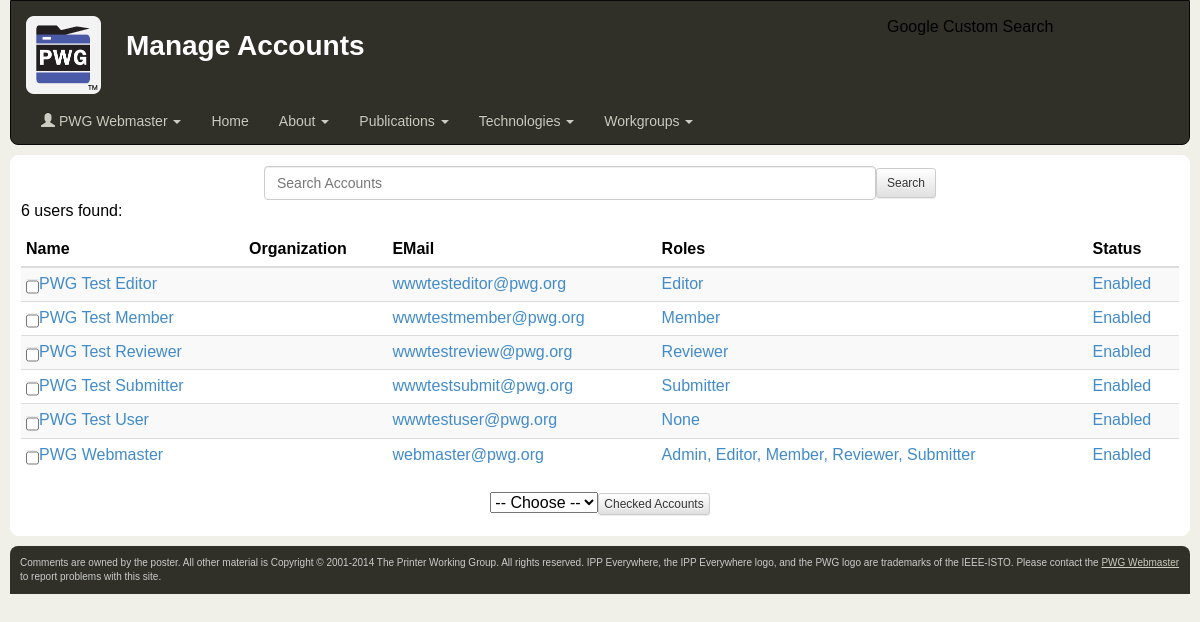
The app's page /accounts.php (signed in) with its own data.
### tables this page shows
CREATE TABLE user (
  id INTEGER PRIMARY KEY AUTO_INCREMENT, 
  status INTEGER DEFAULT 1,		 
  email VARCHAR(255) UNIQUE NOT NULL,	 
  name VARCHAR(255) NOT NULL,		 
  organization_id INTEGER NOT NULL,	 
  hash CHAR(128) NOT NULL,		 
  is_admin BOOLEAN DEFAULT FALSE,	 
  is_editor BOOLEAN DEFAULT FALSE,	 
  is_member BOOLEAN DEFAULT FALSE,	 
  is_reviewer BOOLEAN DEFAULT FALSE,	 
  is_submitter BOOLEAN DEFAULT FALSE,	 
  timezone VARCHAR(255) NOT NULL,	 
  itemsperpage INTEGER DEFAULT 10 NOT NULL,
					 
  create_date DATETIME NOT NULL,	 
  create_id INTEGER,			 
  modify_date DATETIME NOT NULL,	 
  modify_id INTEGER,			 

  INDEX(organization_id),
  INDEX(create_id),
  INDEX(modify_id)
);

### phplib/db.php (called while the page is built, shortened)
<?php
$DB_CONN = mysql_connect($DB_HOST, $DB_USER, $DB_PASSWORD);
function
db_count($result)
{
  if ($result)
    return (mysql_num_rows($result));
  else
    return (0);
}
function
db_next($result)
{
  if ($result)
    return (mysql_fetch_array($result));
  else
    return (NULL);
}
function
db_query($SQL_QUERY)
{
  global $DB_CONN, $DB_DEBUG;
  $result = mysql_query($SQL_QUERY, $DB_CONN);
  return ($result);
}
?>

### phplib/auth.php (called while the page is built, shortened)
<?
include_once "db.php";
include_once "db-user.php";
auth_current();
function
auth_current()
{
  global $_SERVER, $LOGIN_EMAIL, $LOGIN_ID, $LOGIN_IS_ADMIN, $LOGIN_IS_EDITOR,
         $LOGIN_IS_MEMBER, $LOGIN_IS_OFFICER, $LOGIN_IS_REVIEWER, $LOGIN_IS_SUBMITTER,
         $LOGIN_NAME, $LOGIN_PAGEMAX, $LOGIN_TIMEZONE, $SITE_SECRET;
  $cookie = explode(':', $_COOKIE["PWGSID"]);
  $id = (int)$cookie[0];
  $result = db_query("SELECT * FROM user WHERE id=$id AND status=2");
  if (db_count($result) == 1 && ($row = db_next($result)))
  {
    $sid = hash("sha256", "$_SERVER[REMOTE_ADDR]:$cookie[0]:$cookie[1]:"
			 ."$SITE_SECRET:$row[hash]:"
			 ."$_SERVER[HTTP_USER_AGENT]");
    if ($cookie[2] == $sid)
    {
      $LOGIN_IS_ADMIN     = $row["is_admin"];
      $LOGIN_NAME         = $row["name"];
      $LOGIN_PAGEMAX      = $row["itemsperpage"];
      return ($cookie[0]);
    }
  }
  return ("");
}
?>

### phplib/db-organization.php (called while the page is built, shortened)
<?php
include_once "site.php";
?>

### phplib/db-user.php (called while the page is built, shortened)
<?php
include_once "db-organization.php";
include_once "site.php";
$USER_STATUSES = array(
  USER_STATUS_BANNED => "Banned",
  USER_STATUS_PENDING => "Pending",
  USER_STATUS_ENABLED => "Enabled",
  USER_STATUS_DELETED => "Deleted"
);
class user
{
  function
  user($id = 0)
  {
    if ($id> 0)
      $this->load($id);
    else
      $this->clear();
  }
  function
  load($id)
  {
    $result = db_query("SELECT * FROM user WHERE id = $id");
    $row = db_next($result);
    $this->id              = $row["id"];
    $this->status          = $row["status"];
    $this->email           = $row["email"];
    $this->name            = $row["name"];
    $this->hash            = $row["hash"];
    $this->is_admin        = $row["is_admin"];
    $this->is_editor       = $row["is_editor"];
    $this->is_member       = $row["is_member"];
    $this->is_reviewer     = $row["is_reviewer"];
    $this->is_submitter    = $row["is_submitter"];
    $this->timezone        = $row["timezone"];
    $this->itemsperpage    = $row["itemsperpage"];
    return ($this->validate());
  }
  function
  validate()
  {
    $valid = TRUE;
    return ($valid);
  }
}
function
user_search($search = "",
            $organization_id = 0,
            $order = "")
{
  if ($search != "")
  {
    $words = html_search_words($search);
    $query  = " WHERE (";
    $prefix = "";
    $next   = " OR";
    $logic  = "";
    reset($words);
    foreach ($words as $word)
    {
      if ($word == "or")
      {
	$next = ' OR';
	if ($prefix != '')
	  $prefix = ' OR';
      }
      else if ($word == "and")
      {
	$next = ' AND';
	if ($prefix != '')
	  $prefix = ' AND';
      }
      else if ($word == "not")
	$logic = ' NOT';
      else
      {
	$query .= "$prefix$logic (";
	$subpre = "";
	if (preg_match("/^[0-9]+\$/", $word))
	{
	  $query .= "${subpre}id = $word";
	  $subpre = " OR ";
	}
	$query .= "${subpre}name LIKE \"%$word%\"";
	$subpre = " OR ";
	$query .= "${subpre}email LIKE \"%$word%\"";
	$query .= ")";
	$prefix = $next;
	$logic  = '';
      }
    }
    $query .= ")";
  }
  else
    $query = "";
  if ($order != "")
  {
    $fields = explode(" ", $order);
    $prefix = " ORDER BY ";
    foreach ($fields as $field)
    {
      if ($field[0] == '+')
	$query .= "${prefix}" . substr($field, 1);
      else if ($field[0] == '-')
	$query .= "${prefix}" . substr($field, 1) . " DESC";
      else
	$query .= "${prefix}$field";
      $prefix = ", ";
    }
  }
  $result  = db_query("SELECT id FROM user$query");
  $matches = array();
  while ($row = db_next($result))
    $matches[sizeof($matches)] = $row["id"];
  return ($matches);
}
?>

### phplib/validate.php (called while the page is built, shortened)
<?php
function
validate_email($email)
{
  return (preg_match("/^[a-zA-Z0-9_\\.+-]+@[a-zA-Z0-9\\.-]+\\.[a-zA-Z]{2,}\$/",
                $email) ||
          preg_match("/^[^<]*<[a-zA-Z0-9_\\.+-]+@[a-zA-Z0-9\\.-]+\\."
                    ."[a-zA-Z]{2,}>\$/", $email));
}
?>

### accounts.php (the view, shortened to what this page needs)
<?php
include_once "phplib/db-user.php";
function
accounts_header($title, $id = 0)
{
  if ($id)
    site_header($title, user_name($id));
  else
    site_header($title);
}
function
accounts_footer()
{
  site_footer();
}
$search = "";
$index  = 0;
if ($argc)
{
  $op = $argv[0][0];
  $id = (int)substr($argv[0], 1);
  if ($op != 'B' && $op != 'L' && $op != 'U' && $op != 'X')
  {
    site_header("Manage Accounts");
    print("<p>Bad command '$op'.</p>\n");
    accounts_footer();
    exit();
  }
  if ($op == 'U' && $id)
  {
    $user = new user($id);
    if ($user->id != $id)
    {
      site_header("Manage Accounts");
      print("<p>Account #$id does not exist.</p>\n");
      accounts_footer();
      exit();
    }
  }
  for ($i = 1; $i < $argc; $i ++)
  {
    $option = substr($argv[$i], 1);
    switch ($argv[$i][0])
    {
      case 'I' :
          $index = (int)$option;
	  if ($index < 0)
	    $index = 0;
	  break;
      case 'Q' :
          $search = urldecode($option);
	  $i ++;
	  while ($i < $argc)
	  {
	    $search .= urldecode(" $argv[$i]");
	    $i ++;
	  }
	  break;
      default :
	  site_header("Manage Accounts");
	  print("<p>Bad option '$argv[$i]'.</p>\n");
	  accounts_footer();
	  exit();
	  break;
    }
  }
}
else
{
  $op = 'L';
}
$options = "+I$index+Q" . urlencode($search);
switch ($op)
{
  case 'L' :
      accounts_header("Manage Accounts");
      $matches = user_search($search, 0, "name");
      $count   = sizeof($matches);
      $start = $index + 1;
      $end   = $index + $LOGIN_PAGEMAX;
      if ($end > $count)
	$end = $count;
      if ($count == 1)
	print("<p>1 user found:</p>\n");
      else if ($count <= $LOGIN_PAGEMAX)
	print("<p>$count users found:</p>\n");
      else
	print("<p>$count users found, showing $start to $end:</p>\n");
      for ($i = $start - 1; $i < $end; $i ++)
      {
	$user = new user($matches[$i]);
	$name   = htmlspecialchars($user->name, ENT_QUOTES);
	$org    = htmlspecialchars(organization_name($user->organization_id), ENT_QUOTES);
	$email  = htmlspecialchars($user->email, ENT_QUOTES);
	$roles = "";
	if ($user->is_admin)
	  $roles .= ", Admin";
	if ($user->is_editor)
	  $roles .= ", Editor";
	if ($user->is_member)
	  $roles .= ", Member";
	if ($user->is_reviewer)
	  $roles .= ", Reviewer";
	if ($user->is_submitter)
	  $roles .= ", Submitter";
	if ($roles == "")
	  $roles = "None";
	else
	  $roles = substr($roles, 2);
	$status = $USER_STATUSES[$user->status];
	print("<tr><td nowrap>");
	print("<a href=\"$PHP_SELF?U$user->id$options\">$name</a></td>"
	     ."<td><a href=\"$PHP_SELF?U$user->id$options\">$org</a></td>"
	     ."<td><a href=\"$PHP_SELF?U$user->id$options\">$email</a></td>"
	     ."<td><a href=\"$PHP_SELF?U$user->id$options\">$roles</a></td>"
	     ."<td><a href=\"$PHP_SELF?U$user->id$options\">$status</a></td>"
	     ."</tr>\n");
      }
      print("<p align=\"center\">");
      accounts_footer();
      break;
}
?>

### phplib/site.php (shortened to what this page needs)
<?php
if (array_key_exists("PHP_SELF", $_SERVER))
  $PHP_SELF = htmlspecialchars($_SERVER["PHP_SELF"], ENT_QUOTES);
else
  $PHP_SELF = "";
if (array_key_exists("PATH_INFO", $_SERVER))
{
  $html_path = dirname(dirname(substr($PHP_SELF, 0, -strlen($PATH_INFO))));
}
else
{
  $html_path = dirname(dirname($PHP_SELF));
}
include_once "auth.php";
include_once "html.php";
include_once "validate.php";
function
site_header($title = "",
	    $subtitle = "&nbsp;",
	    $sidebar = TRUE)
{
  global $argc, $argv, $html_path, $_GET, $LOGIN_EMAIL;
  global $LOGIN_ID, $LOGIN_IS_ADMIN, $LOGIN_IS_EDITOR, $LOGIN_IS_MEMBER, $LOGIN_IS_OFFICER, $LOGIN_IS_REVIEWER, $LOGIN_IS_SUBMITTER, $LOGIN_NAME, $PHP_SELF, $_SERVER, $SERVER_NAME;
  global $html_is_phone, $html_is_tablet, $html_login_url;
  $title = str_replace(array("(tm)", "(r)"), array("<sup>TM</sup>", "&reg;"), htmlspecialchars($title));
  print("<!DOCTYPE html>\n"
       ."<html lang=\"en\">\n"
       ."<head>\n"
       ."<meta charset=\"utf-8\">\n"
       ."<meta name=\"viewport\" content=\"width=device-width, "
       ."initial-scale=1.0\">\n");
  if ($title != "" && $title != "Printer Working Group")
    $html_title = "$title -";
  else
    $html_title = "";
  if ($LOGIN_ID != 0)
  {
    $hname     = htmlspecialchars($LOGIN_NAME);
    $userlogin = "<li class=\"dropdown\"><a href=\"#\" class=\"dropdown-toggle\" data-toggle=\"dropdown\"><span class=\"glyphicon glyphicon-user\"></span> $hname <span class=\"caret\"></span></a>\n"
		."          <ul class=\"dropdown-menu\" role=\"menu\">\n";
    if ($LOGIN_IS_ADMIN || $LOGIN_IS_OFFICER)
      $userlogin .= "            <li><a href=\"${html_path}dynamo/articles.php\">Manage Articles</a></li>\n";
    $userlogin .= "            <li><a href=\"${html_path}dynamo/documents.php\">Manage Documents</a></li>\n";
    if ($LOGIN_IS_ADMIN)
      $userlogin .= "            <li><a href=\"${html_path}dynamo/organizations.php\">Manage Organizations</a></li>\n"
                   ."            <li><a href=\"${html_path}dynamo/accounts.php\">Manage Users</a></li>\n"
                   ."            <li><a href=\"${html_path}dynamo/workgroups.php\">Manage Workgroups</a></li>\n";
    if ($LOGIN_IS_EDITOR)
      $userlogin .= "            <li><a href=\"${html_path}dynamo/issues.php\">Review Issues</a></li>\n";
    if ($LOGIN_IS_REVIEWER)
      $userlogin .= "            <li><a href=\"${html_path}dynamo/evereview.php\">Review Self-Certifications</a></li>\n";
    if ($LOGIN_IS_SUBMITTER)
      $userlogin .= "            <li><a href=\"${html_path}dynamo/evesubmit.php\">Submit Self-Certification</a></li>\n";
    if ($LOGIN_IS_ADMIN || $LOGIN_IS_EDITOR || $LOGIN_IS_SUBMITTER || $LOGIN_IS_REVIEWER)
      $userlogin .= "            <li class=\"divider\"></li>\n";
    $userlogin .= "            <li><a href=\"${html_path}dynamo/account.php\">Profile</a></li>\n"
		 ."            <li><a href=\"${html_path}dynamo/logout.php\">Logout</a></li>\n"
		 ."          </ul>\n"
		 ."        </li>";
  }
  print("<title>$html_title Printer Working Group</title>\n"
       ."<link rel=\"stylesheet\" href=\"//www.google.com/cse/style/look/default.css\" type=\"text/css\">\n"
       ."<link rel=\"stylesheet\" href=\"${html_path}dynamo/resources/bootstrap-3.2.0.min.css\">\n"
       ."<link rel=\"stylesheet\" href=\"${html_path}dynamo/resources/bootstrap-theme-3.2.0.min.css\">\n"
       ."<link rel=\"stylesheet\" type=\"text/css\" href=\"${html_path}dynamo/resources/pwg.css\">\n"
       ."<link rel=\"alternate\" title=\"Printer Working Group RSS\" "
       ."type=\"application/rss+xml\" href=\"${html_path}rss/index.rss\">\n"
       ."<link rel=\"shortcut icon\" href=\"${html_path}dynamo/resources/pwg.png\" "
       ."type=\"image/png\">\n"
       ."</head>\n"
       ."<body>\n"
       ."<nav class=\"navbar navbar-inverse pwg-navbar\" role=\"navigation\">\n"
       ."  <div class=\"container-fluid\">\n"
       ."    <div class=\"navbar-header\">\n"
       ."      <button type=\"button\" class=\"navbar-toggle\" data-toggle=\"collapse\" data-target=\"#pwg-nav-collapsible\"><span class=\"sr-only\">Toggle navigation</span><span class=\"icon-bar\"></span><span class=\"icon-bar\"></span><span class=\"icon-bar\"></span></button>\n"
       ."      <a class=\"navbar-brand\" href=\"{$html_path}\"><img src=\"${html_path}dynamo/resources/pwg.png\" alt=\"PWG Logo\" "
       ."height=\"78\" width=\"75\"></a>\n"
       ."    </div>\n");
  if (!$html_is_phone)
    print("    <div id=\"pwg-search-form\">Google Custom Search</div>\n");
  print("    <div class=\"pwg-navbar-title\">$title<br><p>$subtitle</p></div>\n"
       ."    <div class=\"collapse navbar-collapse\" id=\"pwg-nav-collapsible\">\n"
       ."      <ul class=\"nav navbar-nav\">\n"
       ."        $userlogin\n"
       ."        <li><a href=\"${html_path}index.html\">Home</a></li>\n"
       ."        <li class=\"dropdown\"><a href=\"#\" class=\"dropdown-toggle\" data-toggle=\"dropdown\">About <span class=\"caret\"></span></a>\n"
       ."          <ul class=\"dropdown-menu\" role=\"menu\">\n"
       ."            <li><a href=\"${html_path}about.html\">About the PWG</a></li>\n"
       ."            <li><a href=\"${html_path}pwg-logos/members.html#JOINING\">Joining</a></li>\n"
       ."            <li><a href=\"${html_path}pwg-logos/members.html\">Members</a></li>\n"
       ."            <li><a href=\"${html_path}chair/index.html\">Officers</a></li>\n"
       ."            <li class=\"divider\"></li>\n"
       ."            <li><a href=\"http://www.google.com/calendar/embed?src=istopwg%40gmail.com\">Calendar</a></li>\n"
       ."            <li><a href=\"${html_path}chair/meeting-info/meetings.html\">Meetings</a></li>\n"
       ."            <li><a href=\"${html_path}chair/participating.html\">Participating</a></li>\n"
       ."          </ul>\n"
       ."        </li>\n"
       ."        <li class=\"dropdown\"><a href=\"#\" class=\"dropdown-toggle\" data-toggle=\"dropdown\">Publications <span class=\"caret\"></span></a>\n"
       ."          <ul class=\"dropdown-menu\" role=\"menu\">\n"
       ."            <li><a href=\"${html_path}informational.html\">Informational</a></li>\n"
       ."            <li><a href=\"${html_path}namespaces.html\">Namespaces</a></li>\n"
       ."            <li><a href=\"${html_path}standards.html\">Standards</a></li>\n"
       ."          </ul>\n"
       ."        </li>\n"
       ."        <li class=\"dropdown\"><a href=\"#\" class=\"dropdown-toggle\" data-toggle=\"dropdown\">Technologies <span class=\"caret\"></span></a>\n"
       ."          <ul class=\"dropdown-menu\" role=\"menu\">\n"
       ."            <li><a href=\"${html_path}ipp/everywhere.html\">IPP Everywhere<sup>TM</sup></a></li>\n"
       ."          </ul>\n"
       ."        </li>\n"
       ."        <li class=\"dropdown\"><a href=\"#\" class=\"dropdown-toggle\" data-toggle=\"dropdown\">Workgroups <span class=\"caret\"></span></a>\n"
       ."          <ul class=\"dropdown-menu\" role=\"menu\">\n"
       ."            <li><a href=\"${html_path}cloud/\">Cloud Imaging Model</a></li>\n"
       ."            <li><a href=\"${html_path}ids/\">Imaging Device Security</a></li>\n"
       ."            <li><a href=\"${html_path}ipp/\">Internet Printing Protocol</a></li>\n"
       ."            <li><a href=\"${html_path}sm/.html\">Semantic Model</a></li>\n"
       ."          </ul>\n"
       ."        </li>\n"
       ."      </ul>\n"
       ."    </div>\n"
       ."  </div>\n"
       ."</nav>\n"
       ."<div id=\"pwg-body\">\n");
  print("  <div id=\"pwg-content\">\n");
}
function
site_footer($javascript = "")
{
  global $html_is_phone, $html_path, $SITE_EMAIL;
  $year = date("Y");
  print("  </div>\n"
       ."</div>\n"
       ."<div id=\"pwg-footer\">\n"
       ."  <div id=\"pwg-footer-body\">Comments are owned by the poster. All other "
       ."material is Copyright &copy; 2001-$year The Printer Working Group. "
       ."All rights reserved. IPP Everywhere, the IPP Everywhere logo, and the "
       ."PWG logo are trademarks of the IEEE-ISTO. Please contact the "
       ."<a href=\"mailto:$SITE_EMAIL\">PWG Webmaster</a> to report problems "
       ."with this site.</div>\n"
       ."</div>\n"
       ."<script src=\"${html_path}dynamo/resources/jquery-1.11.1.min.js\"></script>\n"
       ."<script src=\"${html_path}dynamo/resources/bootstrap-3.2.0.min.js\"></script>\n");
  print("</body>\n"
       ."</html>\n");
}
?>

### records on screen
user: name "PWG Webmaster", email "webmaster@pwg.org", roles "Admin, Editor, Member, Reviewer, Submitter", status "Enabled"
user: email "wwwtesteditor@pwg.org", is_editor "Editor", status "Enabled"
user: email "wwwtestmember@pwg.org", is_member "Member", status "Enabled"
user: email "wwwtestreview@pwg.org", is_reviewer "Reviewer", status "Enabled"
user: email "wwwtestsubmit@pwg.org", is_submitter "Submitter", status "Enabled"
user: email "wwwtestuser@pwg.org", status "Enabled"

### other values on screen
$title "Manage Accounts"
$label "Search"
$count "6"
$header "Name"
$header "Organization"
$header "EMail"
$header "Roles"
$header "Status"
$name "PWG Test Editor"
$name "PWG Test Member"
$name "PWG Test Reviewer"
$name "PWG Test Submitter"
$name "PWG Test User"
$roles "None"
$name "PWG Webmaster"
